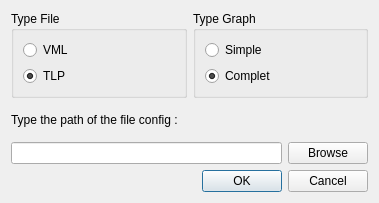
<?xml version="1.0" encoding="UTF-8"?>
<ui version="4.0">
 <class>SaveFileDialog</class>
 <widget class="QDialog" name="SaveFileDialog">
  <property name="geometry">
   <rect>
    <x>0</x>
    <y>0</y>
    <width>379</width>
    <height>203</height>
   </rect>
  </property>
  <property name="windowTitle">
   <string>Dialog</string>
  </property>
  <layout class="QGridLayout" name="gridLayout">
   <item row="0" column="0">
    <layout class="QVBoxLayout" name="verticalLayout_6">
     <item>
      <layout class="QVBoxLayout" name="verticalLayout_5">
       <item>
        <layout class="QHBoxLayout" name="horizontalLayout_2">
         <item>
          <widget class="QGroupBox" name="groupBox">
           <property name="title">
            <string>Type File</string>
           </property>
           <layout class="QVBoxLayout" name="verticalLayout_2">
            <item>
             <widget class="QRadioButton" name="rbtVML">
              <property name="enabled">
               <bool>true</bool>
              </property>
              <property name="text">
               <string>VML</string>
              </property>
              <property name="checkable">
               <bool>true</bool>
              </property>
             </widget>
            </item>
            <item>
             <widget class="QRadioButton" name="rbtTLP">
              <property name="text">
               <string>TLP</string>
              </property>
              <property name="checked">
               <bool>true</bool>
              </property>
             </widget>
            </item>
           </layout>
          </widget>
         </item>
         <item>
          <widget class="QGroupBox" name="groupBox_2">
           <property name="title">
            <string>Type Graph</string>
           </property>
           <layout class="QVBoxLayout" name="verticalLayout">
            <item>
             <widget class="QRadioButton" name="rbtSimple">
              <property name="text">
               <string>Simple</string>
              </property>
             </widget>
            </item>
            <item>
             <widget class="QRadioButton" name="rbtComplet">
              <property name="text">
               <string>Complet</string>
              </property>
              <property name="checked">
               <bool>true</bool>
              </property>
             </widget>
            </item>
           </layout>
          </widget>
         </item>
        </layout>
       </item>
       <item>
        <layout class="QHBoxLayout" name="horizontalLayout">
         <item>
          <layout class="QVBoxLayout" name="verticalLayout_3">
           <item>
            <widget class="QLabel" name="label">
             <property name="text">
              <string>Type the path of the file config :</string>
             </property>
            </widget>
           </item>
           <item>
            <widget class="QLineEdit" name="txtPath"/>
           </item>
          </layout>
         </item>
         <item>
          <layout class="QVBoxLayout" name="verticalLayout_4">
           <item>
            <spacer name="verticalSpacer">
             <property name="orientation">
              <enum>Qt::Vertical</enum>
             </property>
             <property name="sizeHint" stdset="0">
              <size>
               <width>20</width>
               <height>40</height>
              </size>
             </property>
            </spacer>
           </item>
           <item>
            <widget class="QPushButton" name="btnBrowse">
             <property name="text">
              <string>Browse</string>
             </property>
            </widget>
           </item>
          </layout>
         </item>
        </layout>
       </item>
      </layout>
     </item>
     <item>
      <widget class="QDialogButtonBox" name="buttonBox">
       <property name="orientation">
        <enum>Qt::Horizontal</enum>
       </property>
       <property name="standardButtons">
        <set>QDialogButtonBox::Cancel|QDialogButtonBox::Ok</set>
       </property>
      </widget>
     </item>
    </layout>
   </item>
  </layout>
 </widget>
 <resources/>
 <connections>
  <connection>
   <sender>buttonBox</sender>
   <signal>accepted()</signal>
   <receiver>SaveFileDialog</receiver>
   <slot>accept()</slot>
   <hints>
    <hint type="sourcelabel">
     <x>248</x>
     <y>254</y>
    </hint>
    <hint type="destinationlabel">
     <x>157</x>
     <y>274</y>
    </hint>
   </hints>
  </connection>
  <connection>
   <sender>buttonBox</sender>
   <signal>rejected()</signal>
   <receiver>SaveFileDialog</receiver>
   <slot>reject()</slot>
   <hints>
    <hint type="sourcelabel">
     <x>316</x>
     <y>260</y>
    </hint>
    <hint type="destinationlabel">
     <x>286</x>
     <y>274</y>
    </hint>
   </hints>
  </connection>
 </connections>
</ui>
